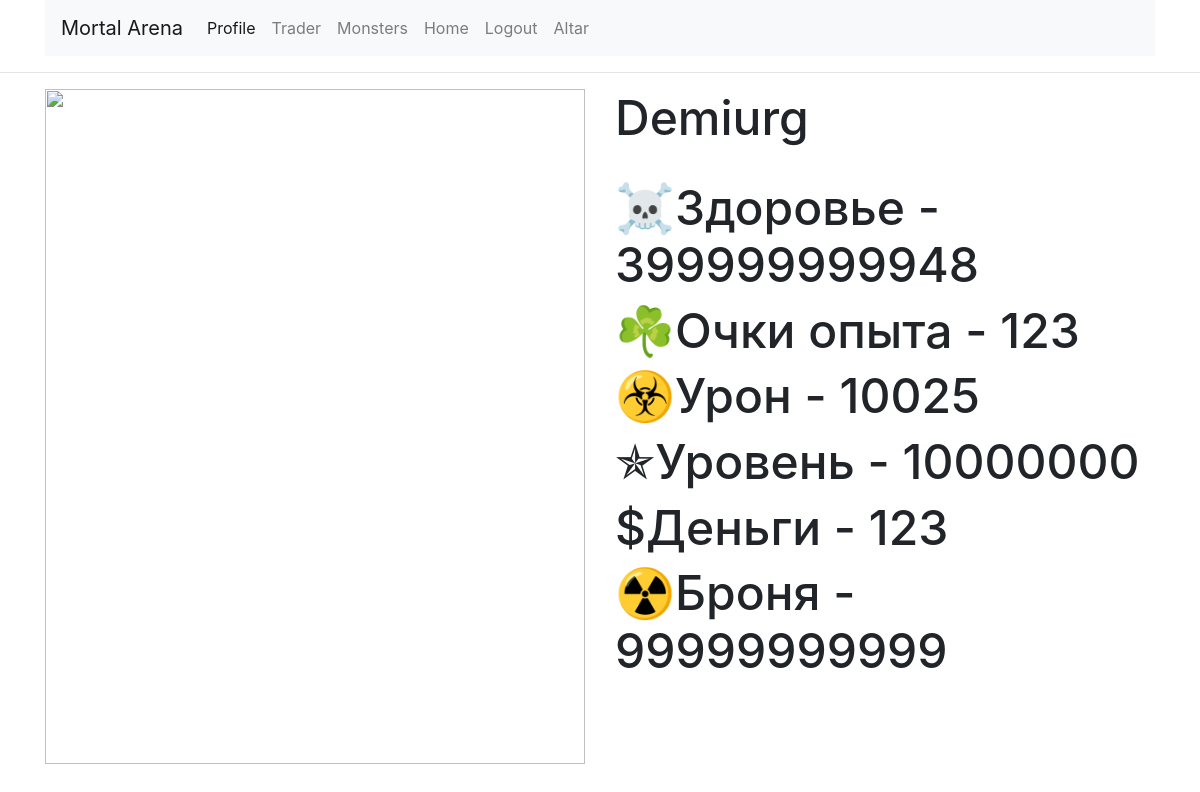
Screenshot of /profile (signed in) with the database file from the repository.
### app/models.py (models this page shows, shortened)
class User(UserMixin, db.Model):
    id = db.Column(db.Integer, primary_key=True)
    username = db.Column(db.String(64), index=True, unique=True)
    email = db.Column(db.String(120), index=True, unique=True)
    password_hash = db.Column(db.String(128))
    posts = db.relationship('Post', backref='author', lazy='dynamic')
    xp = db.Column(db.Integer, default=0)
    hp =db.Column(db.Integer, default=30)
    damage = db.Column(db.Integer, default=5)
    armor =db.Column(db.Integer, default=0)
    level = db.Column(db.Integer, default=1)
    money = db.Column(db.Integer, default=10)

### app/routes.py (the view)
@app.route('/profile')
@login_required
def profile():
    return render_template('profile.html', user=current_user, monsters=monsters)

### app/models.py (called while the page is built)
@login.user_loader
def load_user(id):
    return User.query.get(int(id))

### app/templates/profile.html (shortened to what this page needs)
{% extends "base.html" %}
{% block content %}
    <div class="container">
        <div class="row">
            <div class="col-6">
                <img src="https://vignette.wikia.nocookie.net/stronghold/images/3/32/Рыцарь.png/revision/latest/top-crop/width/360/height/450?cb=20130205131714&path-prefix=ru" alt="" height="675px" width="540px">
            </div>
            <div class="col-6">
                <h3><font size = "24">{{user.username}}</h3></font>
                <br>
                <h5><font size = "24">&#9760;Здоровье - {{user.hp}}</h5></font>
                <h5><font size = "24">&#9752;Очки опыта - {{user.xp}}</h5></font>
                <h5><font size = "24">&#9763;Урон - {{user.damage}}</h5></font>
                <h5><font size = "24">&#10031;Уровень - {{user.level}}</h5></font>
                <h5><font size = "24">&#36;Деньги - {{user.money}}</h5></font>
                <h5><font size = "24">&#9762;Броня - {{user.armor}}</h5></font>
            </div>
        </div>
    </div>
{% endblock %}

### app/templates/profile.html (style rules this page uses)
body { background-image: url(https://luxfon.com/images/201203/luxfon.com_1193.jpg); background-size: cover }

### rows the page displays
User: username "Demiurg", hp "399999999948", xp "123", damage "10025", level "10000000", money "123", armor "99999999999"
